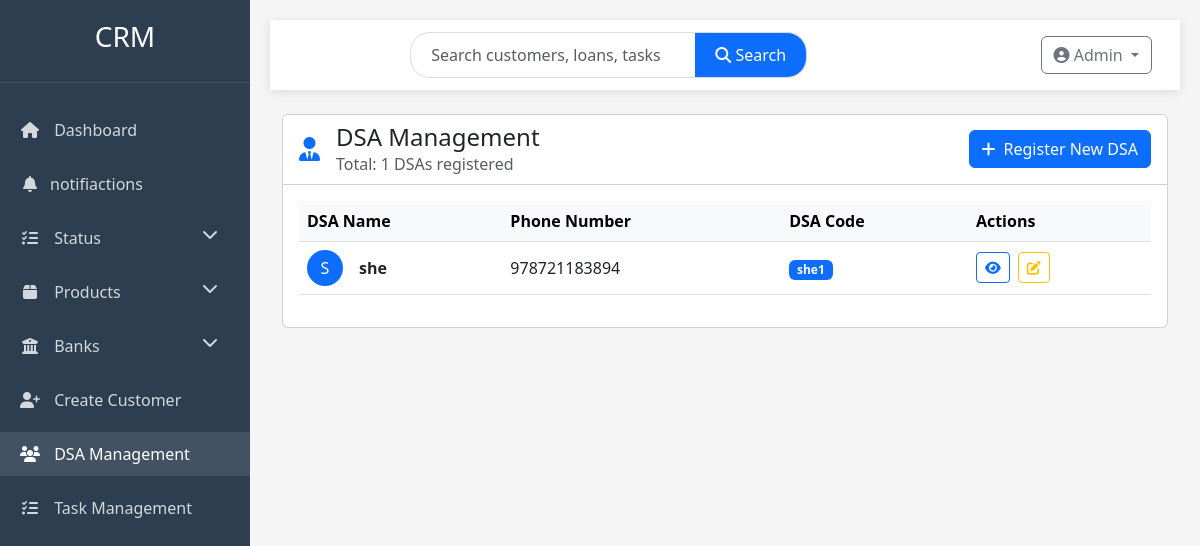
The page /dsa_list on the database its author committed.
### profiles/models.py (models this page shows, shortened)
class DSA(models.Model):
    dsa_name = models.CharField(max_length=50)
    dsa_code = models.CharField(max_length=50)
    dsa_phone_number = models.IntegerField()
    created_date = models.DateField(auto_now_add=True)

### profiles/views.py (the view)
# urls.py: path('dsa_list',views.dsa_lis,name='dsa_list'),
def dsa_lis(request):
    dsa = DSA.objects.all()
    return render(request,'dsa_list.html',{'dsa':dsa})

### templates/dsa_list.html (shortened to what this page needs)
{% extends 'base.html' %}
{% block content %}
<div class="row animate-fade">
    <div class="col-12">
        <div class="card">
            <div class="card-header bg-white">
                <div class="d-flex justify-content-between align-items-center">
                    <div class="d-flex align-items-center">
                        <i class="fas fa-user-tie me-3 text-primary" style="font-size: 1.5rem;"></i>
                        <div>
                            <h4 class="mb-0">DSA Management</h4>
                            <p class="text-muted mb-0">Total: {{ dsa.count }} DSAs registered</p>
                        </div>
                    </div>
                    <a href="{% url 'dsa_create' %}" class="btn btn-primary">
                        <i class="fas fa-plus me-2"></i>Register New DSA
                    </a>
                </div>
            </div>
            <div class="card-body">
                {% if dsa %}
                <div class="table-responsive">
                    <table class="table table-hover align-middle">
                        <thead class="table-light">
                            <tr>
                                <th>DSA Name</th>
                                <th>Phone Number</th>
                                <th>DSA Code</th>
                                <th>Actions</th>
                            </tr>
                        </thead>
                        <tbody>
                            {% for ds in dsa %}
                            <tr>
                                <td>
                                    <div class="d-flex align-items-center">
                                        <div class="avatar bg-primary text-white rounded-circle d-flex align-items-center justify-content-center me-3" style="width: 36px; height: 36px;">
                                            {{ ds.dsa_name|first|upper }}
                                        </div>
                                        <strong>{{ ds.dsa_name }}</strong>
                                    </div>
                                </td>
                                <td>{{ ds.dsa_phone_number }}</td>
                                <td>
                                    <span class="badge bg-primary">{{ ds.dsa_code }}</span>
                                </td>
                                <td>
                                    <div class="d-flex gap-2">
                                        <a href="#" class="btn btn-sm btn-outline-primary">
                                            <i class="fas fa-eye"></i>
                                        </a>
                                        <a href="#" class="btn btn-sm btn-outline-warning">
                                            <i class="fas fa-edit"></i>
                                        </a>
                                    </div>
                                </td>
                            </tr>
                            {% endfor %}
                        </tbody>
                    </table>
                </div>
                {% else %}
                <div class="text-center py-5">
                    <i class="fas fa-user-tie fa-3x text-muted mb-3"></i>
                    <h5>No DSAs Registered</h5>
                    <p class="text-muted">Click the button above to register your first DSA</p>
                </div>
                {% endif %}
            </div>
        </div>
    </div>
</div>
{% endblock %}

### templates/base.html (style rules this page uses)
:root { --primary-color: #3498db; --secondary-color: #2c3e50; --accent-color: #e74c3c; --light-color: #ecf0f1; --dark-color: #2c3e50; --sidebar-width: 250px; }
body { font-family: 'Segoe UI', Tahoma, Geneva, Verdana, sans-serif; background-color: #f5f5f5; color: #333; display: flex; min-height: 100vh; overflow-x: hidden; }

### rows shown on the page
DSA: dsa_name|first "S", dsa_name "she", dsa_phone_number "978721183894", dsa_code "she1"

### other values the page prints
{{ dsa.count }} "1"
